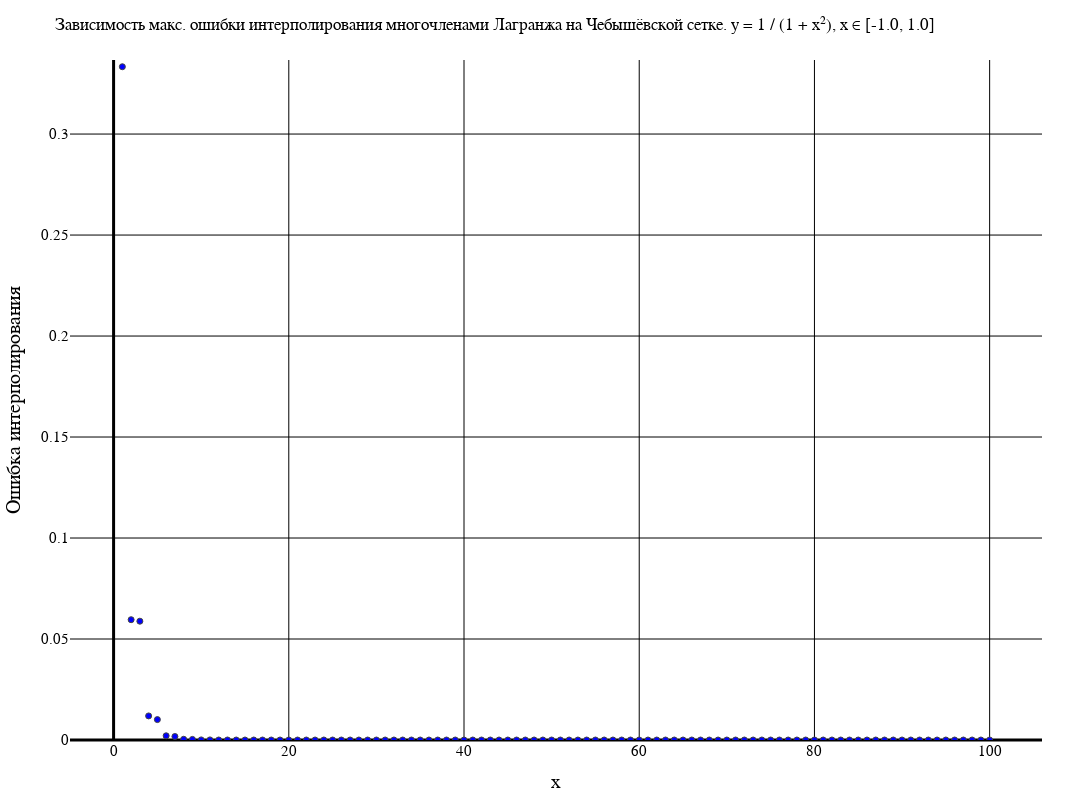

This figure's notebook cell:
### Code cell
makeErrorPlot(numOfFunc, methodTypeList[1], gridTypeList[2], titleList, interval, funcColor, [], 800, 1100)

### Figure 1 — Plotly figure (JSON) as saved in the notebook; plotly's stock layout.template omitted (floating-point values rounded to 4 significant figures)
{"data": [{"marker": {"color": "blue", "line": {"width": 1}, "showline": true}, "mode": "markers", "type": "scatter", "x": [1, 2, 3, 4, 5, 6, 7, 8, 9, 10, 11, 12, 13, 14, 15, 16, 17, 18, 19, 20, 21, 22, 23, 24, 25, 26, 27, 28, 29, 30, 31, 32, 33, 34, 35, 36, 37, 38, 39, 40, 41, 42, 43, 44, 45, 46, 47, 48, 49, 50, 51, 52, 53, 54, 55, 56, 57, 58, 59, 60, 61, 62, 63, 64, 65, 66, 67, 68, 69, 70, 71, 72, 73, 74, 75, 76, 77, 78, 79, 80, 81, 82, 83, 84, 85, 86, 87, 88, 89, 90, 91, 92, 93, 94, 95, 96, 97, 98, 99, 100], "y": [0.3333, 0.05956, 0.05882, 0.01192, 0.0101, 0.002075, 0.001733, 0.0003561, 0.0002974, 6.151e-05, 5.102e-05, 1.05e-05, 8.753e-06, 1.803e-06, 1.502e-06, 3.06e-07, 2.577e-07, 5.334e-08, 4.421e-08, 9.076e-09, 7.585e-09, 1.564e-09, 1.301e-09, 2.691e-10, 2.233e-10, 4.592e-11, 3.831e-11, 7.893e-12, 6.573e-12, 1.356e-12, 1.128e-12, 2.331e-13, 1.93e-13, 4.008e-14, 3.353e-14, 7.438e-15, 6.217e-15, 2.442e-15, 1.998e-15, 1.887e-15, 2.22e-15, 1.554e-15, 1.554e-15, 1.887e-15, 1.776e-15, 2.554e-15, 1.554e-15, 2.554e-15, 2.442e-15, 2.442e-15, 2.442e-15, 1.998e-15, 2.442e-15, 2.22e-15, 1.998e-15, 2.776e-15, 2.665e-15, 2.887e-15, 2.331e-15, 2.554e-15, 2.442e-15, 2.998e-15, 2.665e-15, 1.998e-15, 1.776e-15, 2.887e-15, 3.997e-15, 1.887e-15, 3.22e-15, 1.998e-15, 2.998e-15, 1.665e-15, 3.109e-15, 2.887e-15, 3.886e-15, 3.886e-15, 3.775e-15, 2.554e-15, 3.664e-15, 2.998e-15, 2.998e-15, 3.22e-15, 3.775e-15, 3.886e-15, 3.886e-15, 3.775e-15, 3.109e-15, 3.664e-15, 3.553e-15, 3.442e-15, 4.219e-15, 2.998e-15, 3.553e-15, 3.886e-15, 2.887e-15, 2.776e-15, 4.219e-15, 3.664e-15, 3.664e-15, 2.998e-15]}], "layout": {"coloraxis": {"outlinecolor": "black"}, "font": {"color": "black", "family": "Times New Roman"}, "height": 800, "margin": {"b": 50, "l": 50, "r": 50, "t": 60}, "paper_bgcolor": "white", "plot_bgcolor": "white", "title": {"autosize": false, "font": {"color": "black", "family": "Times New Roman", "size": 17}, "paper_bgcolor": "red", "text": "Зависимость макс. ошибки интерполирования многочленами Лагранжа на Чебышёвской сетке. y = 1 / (1 + x²), x ∈ [-1.0, 1.0]"}, "width": 1100, "xaxis": {"color": "black", "gridcolor": "black", "gridwidth": 1, "tickfont": {"size": 15}, "title": {"font": {"color": "black", "family": "Times New Roman", "size": 20}, "text": "x"}, "zerolinecolor": "black", "zerolinewidth": 3}, "yaxis": {"exponentformat": "power", "gridcolor": "black", "gridwidth": 1, "range": [0, 0.3367], "tickfont": {"size": 15}, "title": {"font": {"color": "black", "family": "Times New Roman", "size": 20}, "text": "Ошибка интерполирования"}, "zerolinecolor": "black", "zerolinewidth": 3}}}
